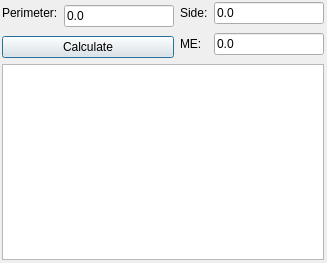
<?xml version="1.0" encoding="UTF-8"?>
<ui version="4.0">
	<class>equTrianPerimeter</class>
	<widget class="QDialog" name="equTrianPerimeter">
		<property name="geometry">
			<rect>
				<x>0</x>
				<y>0</y>
				<width>327</width>
				<height>263</height>
			</rect>
		</property>
		<property name="windowTitle">
			<string>Equilateral Triangle Formula: Perimeter</string>
		</property>
		<widget class="QWidget" name="layoutWidget">
			<property name="geometry">
				<rect>
					<x>2</x>
					<y>2</y>
					<width>322</width>
					<height>258</height>
				</rect>
			</property>
			<layout class="QGridLayout" name="gridLayout_2">
				<item row="0" column="0">
					<layout class="QGridLayout" name="gridLayout">
						<item row="0" column="0">
							<widget class="QLabel" name="label">
								<property name="text">
									<string>Perimeter:</string>
								</property>
							</widget>
						</item>
						<item row="0" column="1" rowspan="2">
							<widget class="QLineEdit" name="perimeterText">
								<property name="text">
									<string>0.0</string>
								</property>
							</widget>
						</item>
						<item row="0" column="2">
							<widget class="QLabel" name="label_2">
								<property name="text">
									<string>Side:</string>
								</property>
							</widget>
						</item>
						<item row="0" column="3">
							<widget class="QLineEdit" name="sideText">
								<property name="text">
									<string>0.0</string>
								</property>
							</widget>
						</item>
						<item row="1" column="2" rowspan="2">
							<widget class="QLabel" name="label_3">
								<property name="text">
									<string>ME:</string>
								</property>
							</widget>
						</item>
						<item row="1" column="3" rowspan="2">
							<widget class="QLineEdit" name="maxErrorText">
								<property name="text">
									<string>0.0</string>
								</property>
							</widget>
						</item>
						<item row="2" column="0" colspan="2">
							<widget class="QPushButton" name="calculateBtn">
								<property name="text">
									<string>Calculate</string>
								</property>
							</widget>
						</item>
					</layout>
				</item>
				<item row="1" column="0">
					<widget class="QPlainTextEdit" name="plainTextEdit"/>
				</item>
			</layout>
		</widget>
	</widget>
	<resources/>
	<connections/>
</ui>
